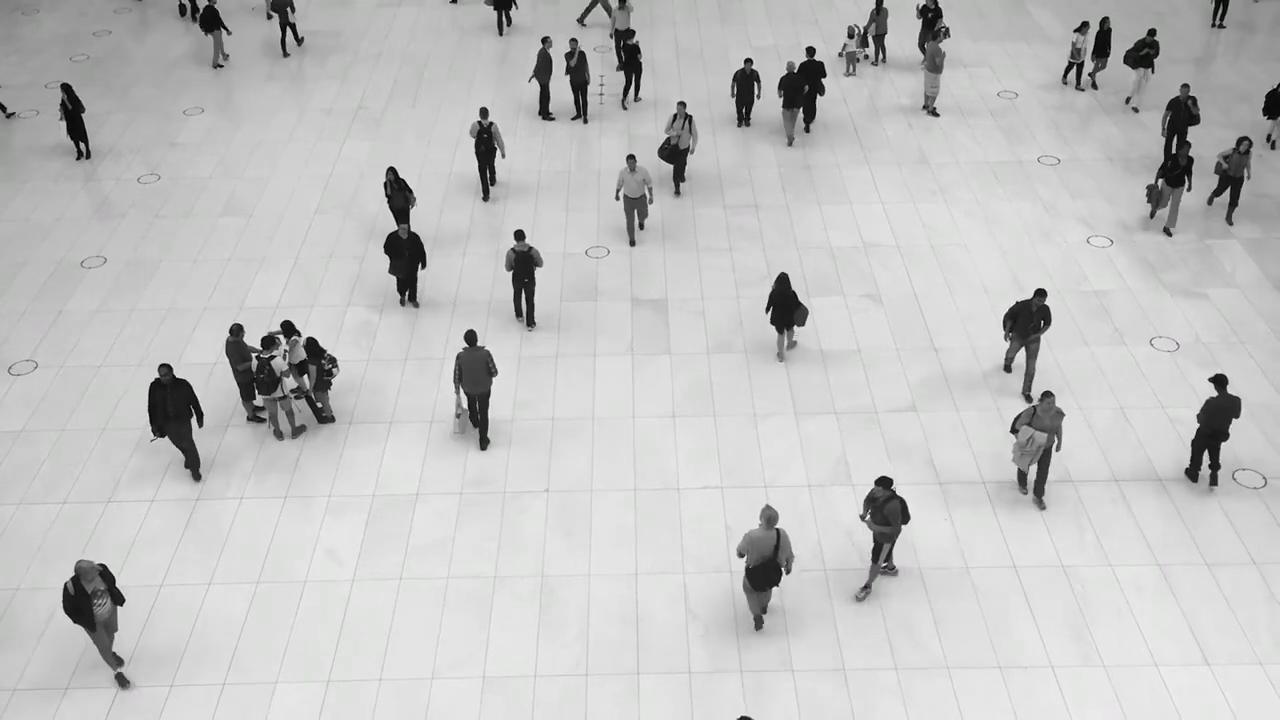
#> input picture frame 34 of Estudo-opencv/mod13/vid2.mp4, 1280 x 720 px
$ python rastreio2.py   (older library calls are emulated)
#> lines starting #> are read from the running program, lines starting #| are printed output that depends on the picture; after the words box and inside, x2 and y2 are one past the last pixel; in counts of white or black regions, pixels touching at a corner belong together
# IDENTIFICA E RASTREIA ALGUMAS BORDAS MAS NÃO É TAO UTIL

import cv2
import numpy as np
import mahotas

peleMin = np.array([0,48,80], dtype="uint8")
peleMax = np.array([20,255,255], dtype="uint8")

def redimensionar(img, width):
    height = int(img.shape[0]/img.shape[1]*width)
    img = cv2.resize(img, (width, height), interpolation=cv2.INTER_AREA)
    return img

def rastrear(video):
    # camera = cv2.VideoCapture(0)
#> called with video = 'vid.mp4'
    camera = cv2.VideoCapture('vid2.mp4')
    while True:
        (sucess, frame) = camera.read()
#> frame is the input picture: shape (720, 1280, 3); mean B, G, R 193.5, 193.7, 193.5
        if not sucess: break

        frameRed = redimensionar(frame, 400)
        imgC = cv2.cvtColor(frame , cv2.COLOR_BGR2GRAY)
        # imgC = redimensionar(imgC, 200)
        blurG_ = cv2.GaussianBlur(imgC, (33,33), 1)


        T = mahotas.thresholding.otsu(blurG_)
#> T = 134

        bin_img = np.zeros_like(imgC)
        bin_img[imgC > T] = 255
        bin_img[bin_img < 255] = 0
        bin_img = cv2.bitwise_not(bin_img)

        canny_ = cv2.Canny(bin_img,50,150)

        frameAux = frame.copy()

        contornos, lx = cv2.findContours(canny_.copy(),
                                        cv2.RETR_EXTERNAL,
                                        cv2.CHAIN_APPROX_SIMPLE)

        for contorno in contornos:
            area = cv2.contourArea(contorno)
            if area > 30:
                x,y,w,h = cv2.boundingRect(contorno)
                cv2.rectangle(frameAux, (x,y), (x+w,y+h), (20,255,10),2)
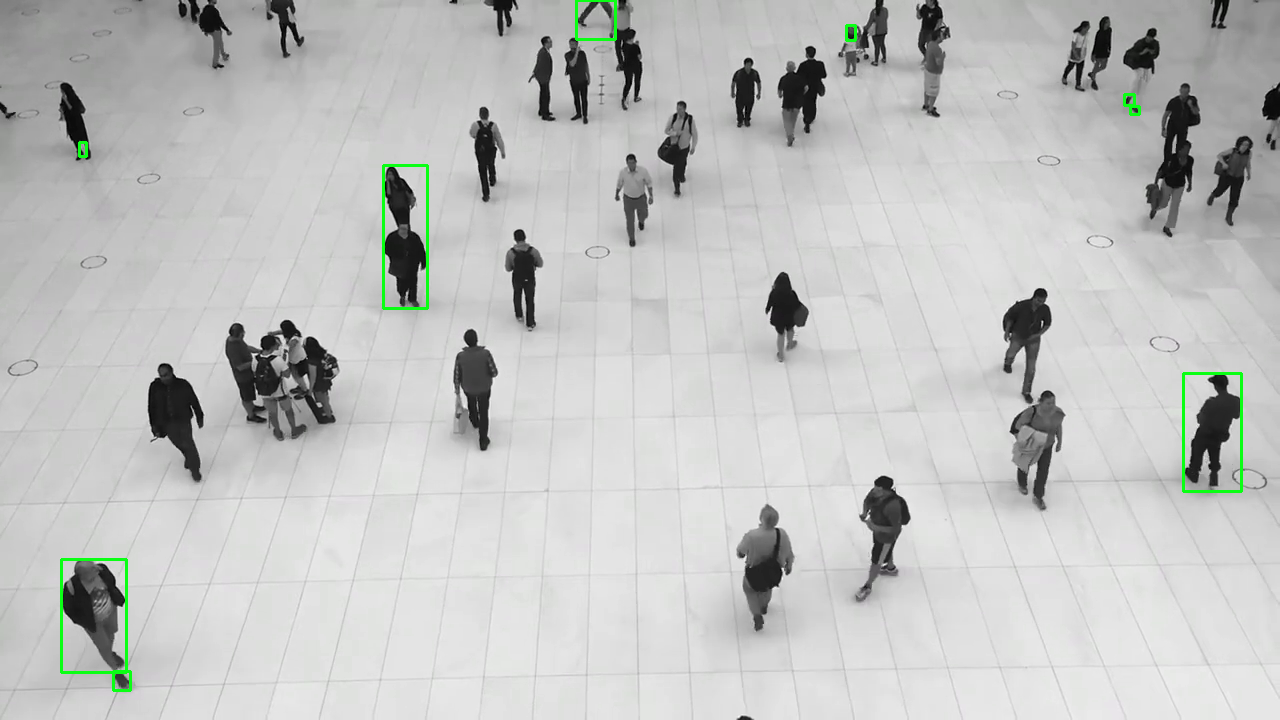
#> frameAux: shape (720, 1280, 3); 0.47% of pixels changed, all inside (x1, y1, x2, y2) = (60, 0, 1243, 692)


        cv2.imshow("Rastreio", frameAux)
        cv2.imshow("bin", bin_img)
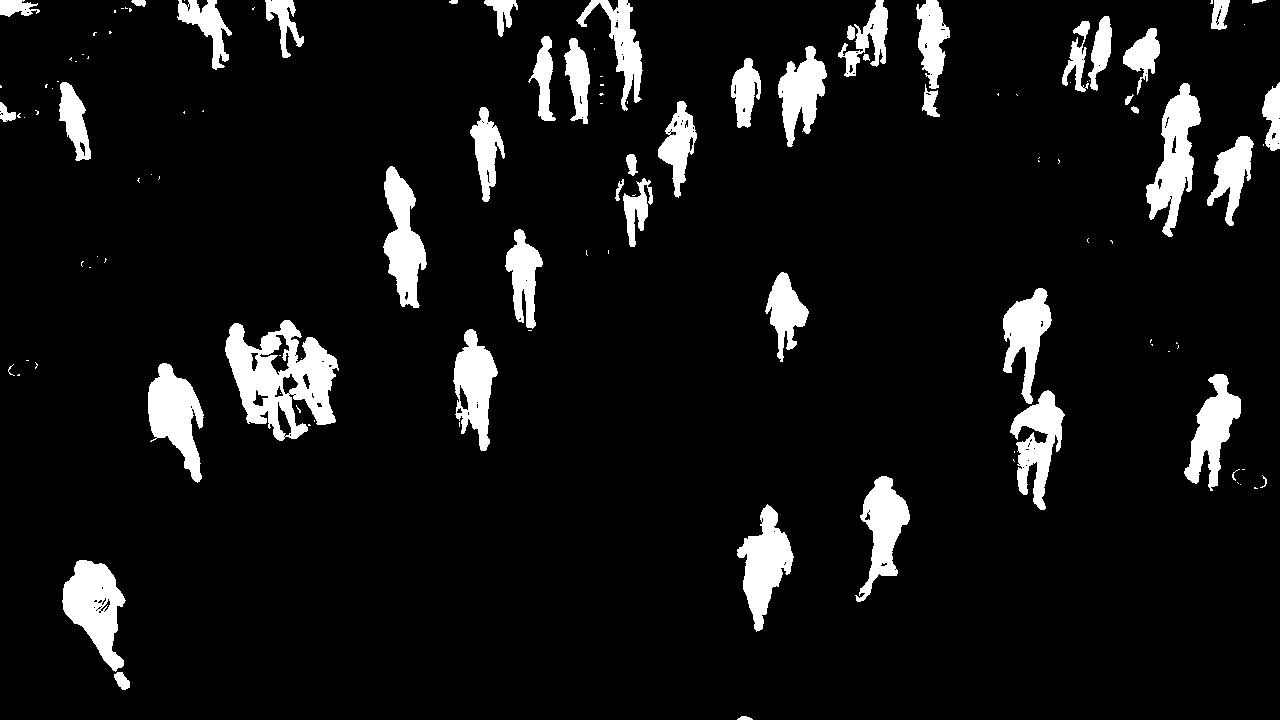
#> window 'bin': shape (720, 1280); 8% white; 122 white regions (72 under 20 px), largest, box (x1, y1, x2, y2) and area: (225, 320, 339, 441) 7313, (62, 560, 126, 672) 3939, (1146, 83, 1201, 237) 3934

        if cv2.waitKey(1) & 0xFF==ord("x"): break
#> (key x is pressed here)
    camera.release()
    cv2.destroyAllWindows()

rastrear("vid.mp4")

$ run again, starting later in the video
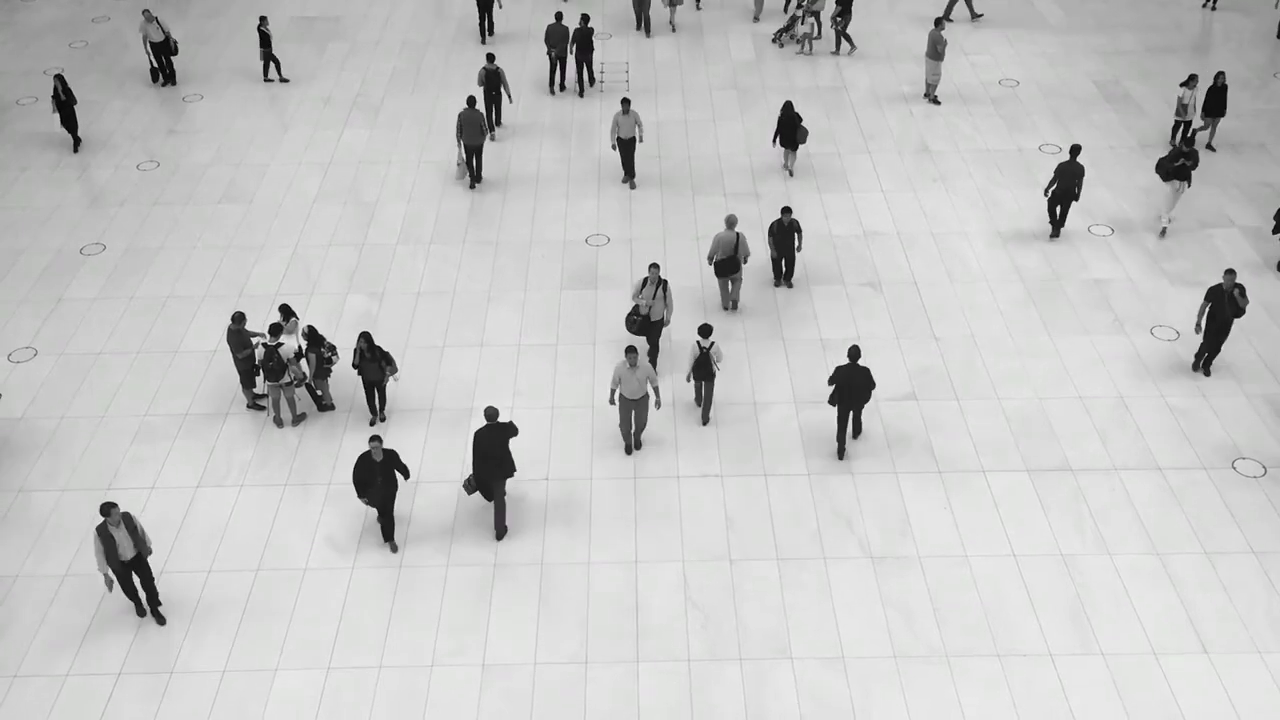
#> input picture frame 153 of Estudo-opencv/mod13/vid2.mp4, 1280 x 720 px
#> in rastrear, frame is the input picture: shape (720, 1280, 3); mean B, G, R 196.4, 196.7, 196.5
#> T = 134
#> after the loop in rastrear, `for contorno in contornos:`:
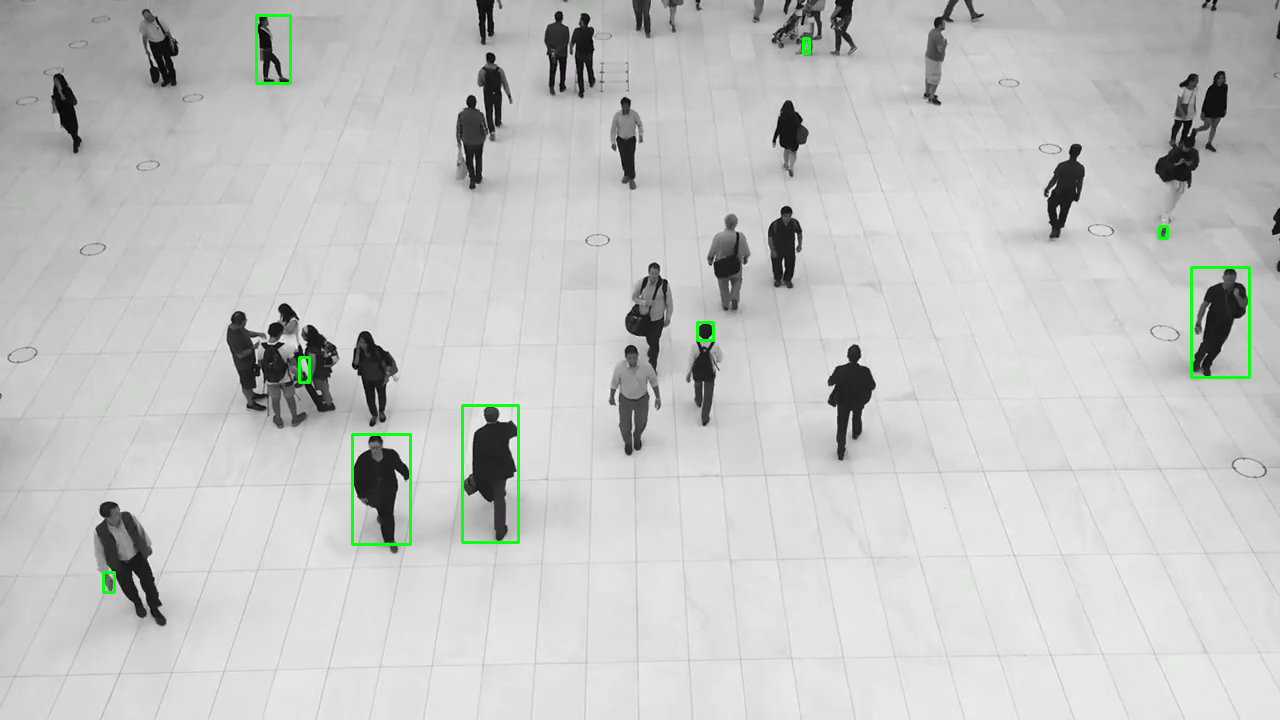
#> frameAux: shape (720, 1280, 3); 0.5% of pixels changed, all inside (x1, y1, x2, y2) = (102, 14, 1251, 594)
#> in rastrear, `cv2.imshow("bin", bin_img)`:
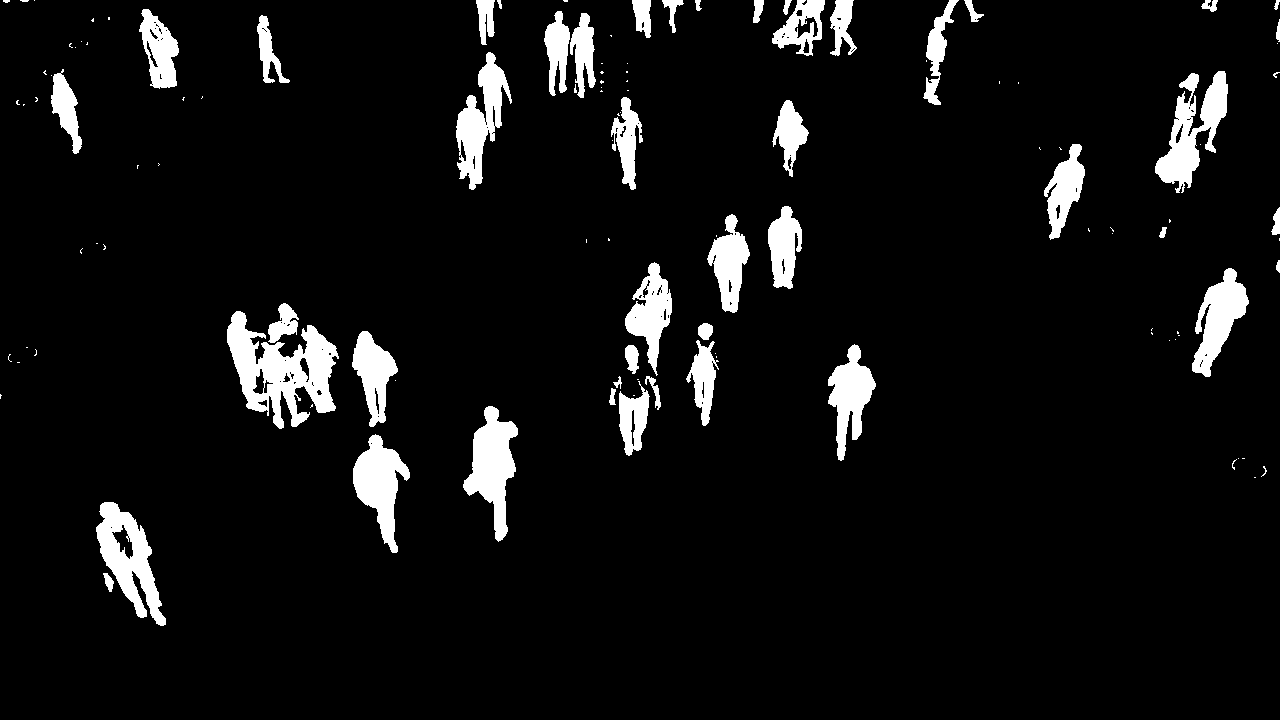
#> window 'bin': shape (720, 1280); 6.6% white; 120 white regions (74 under 20 px), largest, box (x1, y1, x2, y2) and area: (227, 311, 339, 429) 6437, (1155, 71, 1228, 193) 3817, (96, 502, 166, 626) 3781

$ run again, starting later in the video
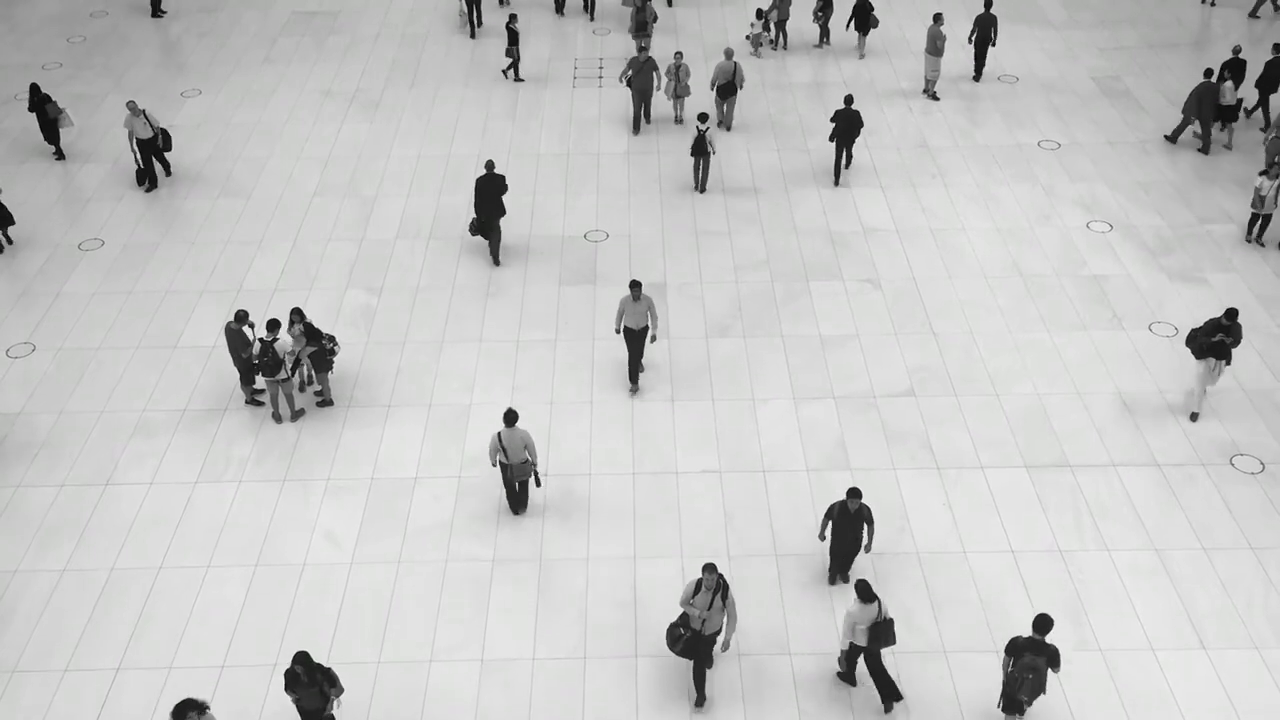
#> input picture frame 273 of Estudo-opencv/mod13/vid2.mp4, 1280 x 720 px
#> in rastrear, frame is the input picture: shape (720, 1280, 3); mean B, G, R 196.9, 197.3, 197
#> T = 137
#> after the loop in rastrear, `for contorno in contornos:`:
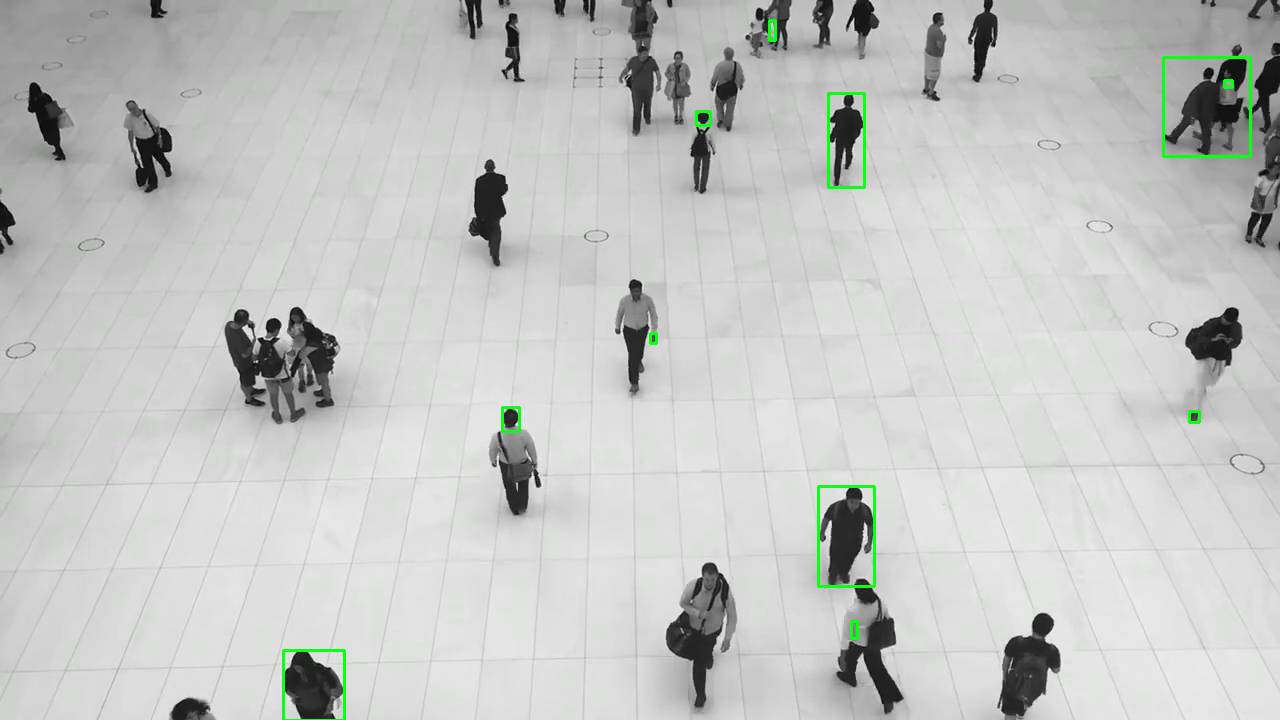
#> frameAux: shape (720, 1280, 3); 0.48% of pixels changed, all inside (x1, y1, x2, y2) = (282, 19, 1252, 720)
#> in rastrear, `cv2.imshow("bin", bin_img)`:
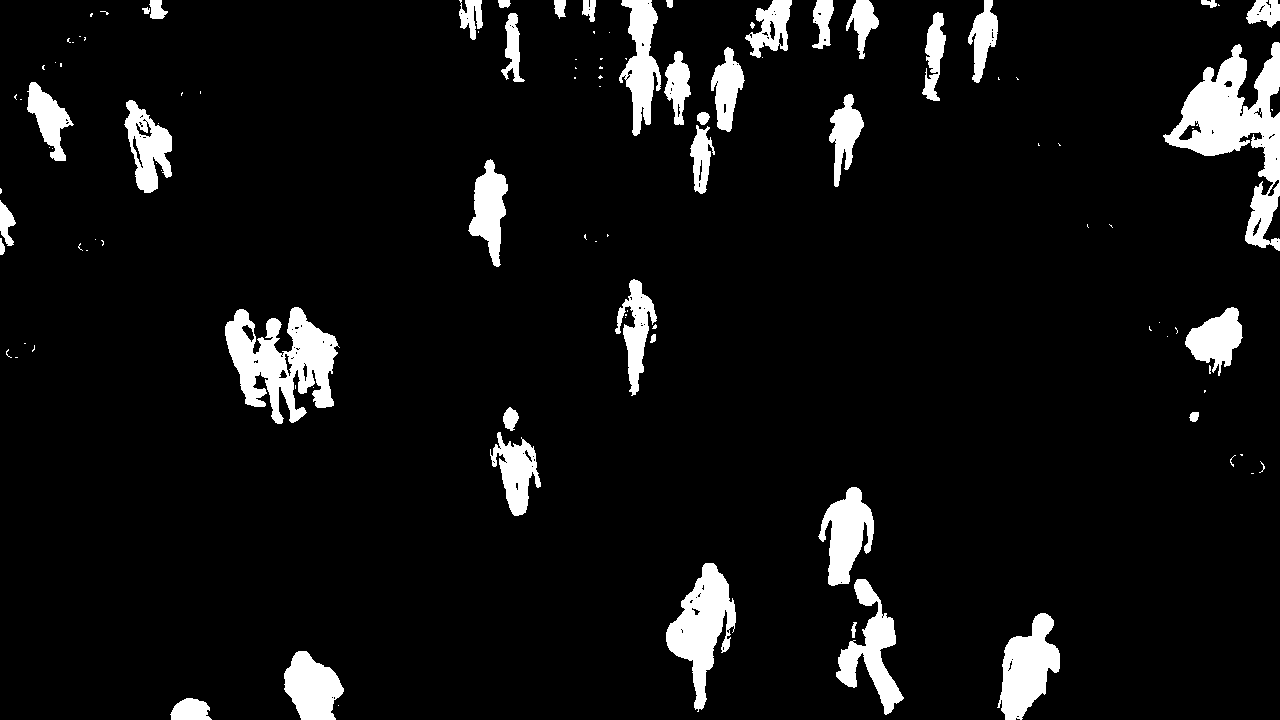
#> window 'bin': shape (720, 1280); 7.1% white; 110 white regions (68 under 20 px), largest, box (x1, y1, x2, y2) and area: (1163, 42, 1280, 251) 9140, (225, 307, 340, 424) 7189, (666, 563, 736, 712) 4803
